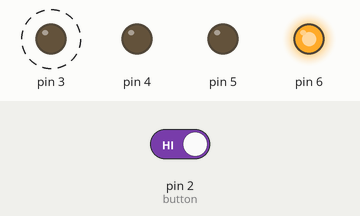
Bench run of a sketch on a simulated Arduino Uno, built with avr-gcc and run on an emulated ATmega328P. On the bench: output pins drawn as LEDs (lit = HIGH). Dashed ring = blinking. The test bench sets the inputs (shaded band); at power-on: pin 2 (button) HIGH.

Above: at 13.8 s.
13.9 s: pin 2 (button) driven LOW
At 22.2 s:
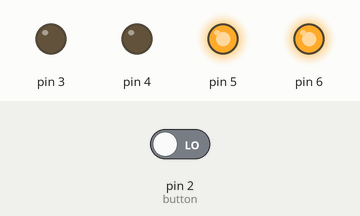
22.8 s: pin 2 (button) driven HIGH
At 23.7 s:
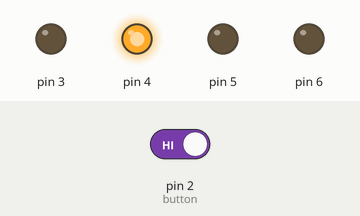
At 30.3 s:
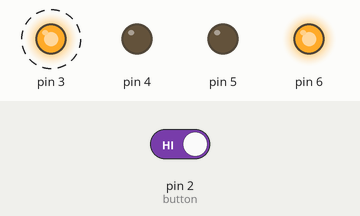
Timing chart, 0 to 33.5 s (numbered marks = the images above; inputs shaded):
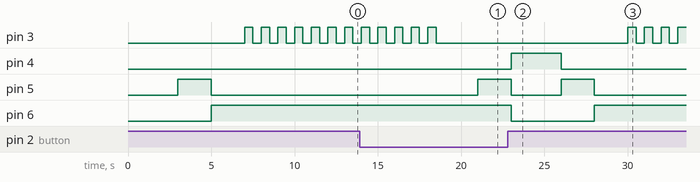

The sketch:

traffic_light.ino
```cpp
void setup() {
  // put your setup code here, to run once:
  pinMode(2, INPUT);
  pinMode(3, OUTPUT);
  pinMode(4, OUTPUT);
  pinMode(5, OUTPUT);
  pinMode(6, OUTPUT);

}

// what the singal was prevoiusly
unsigned char state = 1;

void loop() {
  // put your main code here, to run repeatedly:

  if (digitalRead(2) == LOW) {  //if the button is not pressed:
    if (state & 1){
      digitalWrite(4, HIGH);      // default green light for vehicles
    }
    else{
      //
      delay(2000);
      digitalWrite(5, HIGH);
      delay(2000);
      digitalWrite(4, HIGH);
      digitalWrite(6, LOW);
      digitalWrite(5, LOW);
      state = 1;
    }
  }

  if (digitalRead(2) == HIGH) { //if the button is pressed:
    if (state & 1){ // light is green
      delay(3000);
      digitalWrite(5, HIGH);
      digitalWrite(4, LOW);
      delay(2000);
      digitalWrite(5, LOW);
      digitalWrite(6, HIGH);
      delay(2000);
    }
    state = 0;
    unsigned char i = 0;
    // toogle pedestrian signal
    while (i < 6){
      digitalWrite(3, HIGH);
      delay(500);
      digitalWrite(3, LOW);
      delay(500);
      i++;
    }
  }

}
```

Measured:
- after the input at 13.9 s, pin 3: goes on until 18.5 s, then stays LOW; pin 5: LOW → HIGH after 7.1 s
- after the input at 22.8 s, pin 3: alternates HIGH for 0.50 s and LOW for 0.50 s, starting after 7.2 s
